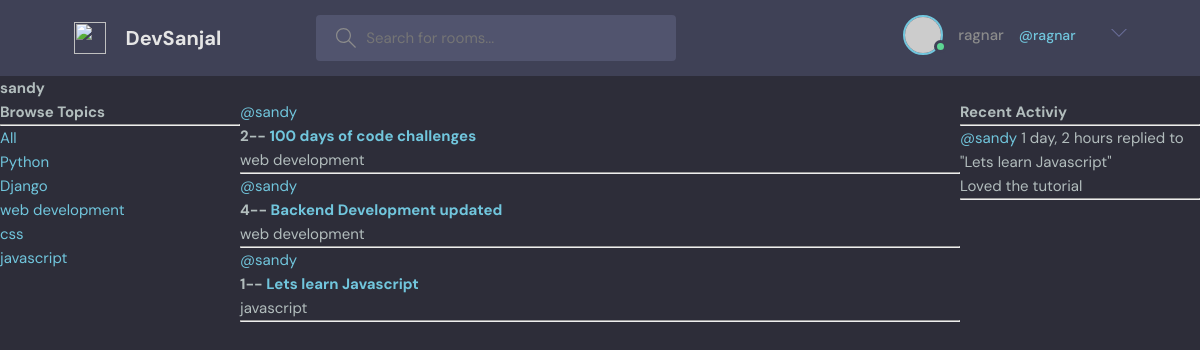
The app's page /profile/1 (signed in), older data.
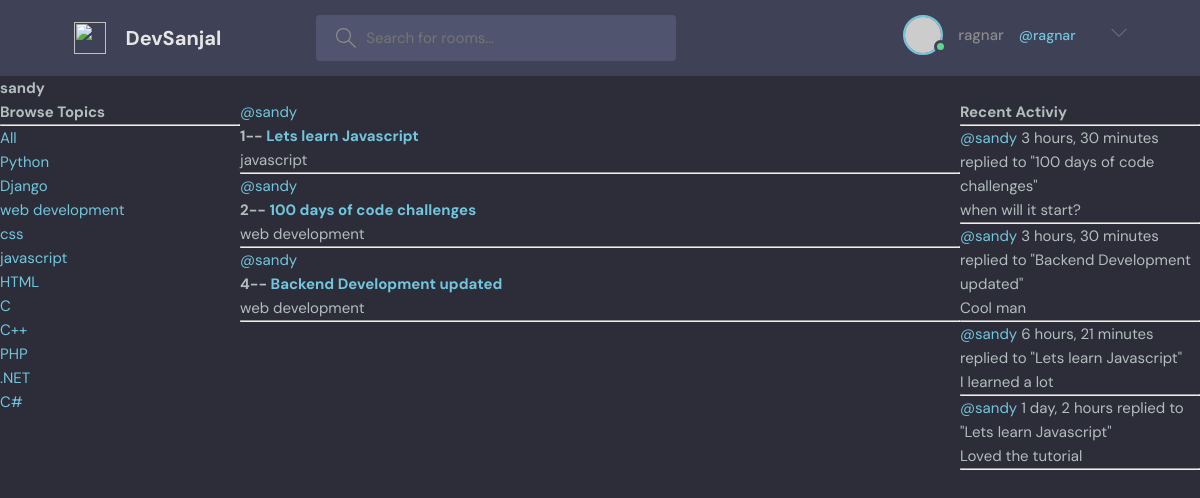
The same page, newer data.
### base/models.py (models this page shows, shortened)
class Topic(models.Model):
    name = models.CharField(max_length=256)

class Room(models.Model):
    host = models.ForeignKey(User, on_delete=models.SET_NULL, null=True)
    topic = models.ForeignKey(Topic, on_delete=models.SET_NULL, null=True)
    name = models.CharField(max_length=256)
    description = models.TextField(null=True, blank=True)
    participants = models.ManyToManyField(User, related_name='participants', blank=True)
    updated = models.DateTimeField(auto_now=True)
    created = models.DateTimeField(auto_now_add=True)
    class Meta:
        ordering = ['-updated', '-created']
    def __str__(self):
        return self.name

class Message(models.Model):
    user = models.ForeignKey(User,on_delete=models.CASCADE)
    room = models.ForeignKey(Room, on_delete=models.CASCADE)
    body = models.TextField()
    updated = models.DateTimeField(auto_now=True)
    created = models.DateTimeField(auto_now_add=True)
    class Meta:
        ordering = ['-updated', '-created']
    def __str__(self):
        return self.body[0:50]

### base/views.py (the view)
# urls.py: path('profile/<str:pk>', views.userProfile, name="user-profile"),
def userProfile(request,pk):
    user = User.objects.get(id=pk)
    rooms = user.room_set.all()
    room_messages = user.message_set.all()
    topics = Topic.objects.all()
    context = {'user':user,'rooms':rooms, 'room_messages':room_messages,'topics':topics}
    return render(request, 'base/profile.html', context)

### base/templates/base/profile.html (shortened to what this page needs)
{% extends 'main.html' %}
{% block content %}
    <h1>{{user.username}}</h1>
    <div class="profile-container">
        <div>
            {% include 'base/topics_component.html' %}
        </div>
        <div>
            {% include 'base/feed_component.html' %}
        </div>
        <div>
            {% include 'base/activity_component.html' %}
        </div>
    </div>
{%endblock content %}

### base/templates/base/topics_component.html
<div>
    <h3>Browse Topics</h3>
    <hr>
    <div>
        <a href="{% url 'home' %}">All</a>
    </div>
    {% for topic in topics %}
        <div>
            <a href="{% url 'home' %}?q={{topic.name}}">{{topic.name}}</a>
        </div>
    {% endfor %}
</div>

### base/templates/base/feed_component.html (shortened to what this page needs)
<div>
    {% for room in rooms %}
        <div>
            <a href="{% url 'user-profile' room.host.id %}">@{{room.host.username}}</a>
            <h5>{{room.id}}-- <a href="{% url 'room' room.id %}">{{room.name }}</a></h5>
            <small>{{room.topic.name}}</small>
            <hr>
        </div>
    {% endfor %}
</div>

### base/templates/base/activity_component.html (shortened to what this page needs)
<div>
    <h3>Recent Activiy</h3>
    <hr>
    {% for message in room_messages %}
        <div>
            <small><a href="{% url 'user-profile' message.user.id %}">@{{message.user}}</a> {{message.created|timesince}}</small>
            <small>replied to "{{message.room}}"</small>
            <p>{{message}}</p>
            <hr>
        </div>
    {% endfor %}
</div>

Row changes from the older to the newer data that the page shows:
added Topic: name "HTML"
added Topic: name "C"
added Topic: name "C++"
added Topic: name "PHP"
added Topic: name ".NET"
added Topic: name "C#"
changed Room "Lets learn Javascript": moves up the list
added Message: user "sandy", created "3 hours, 30 minutes", room "100 days of code challenges", body "when will it start?"
added Message: user "sandy", created "3 hours, 30 minutes", room "Backend Development updated", body "Cool man"
added Message: user "sandy", created "6 hours, 21 minutes", room "Lets learn Javascript", body "I learned a lot"
